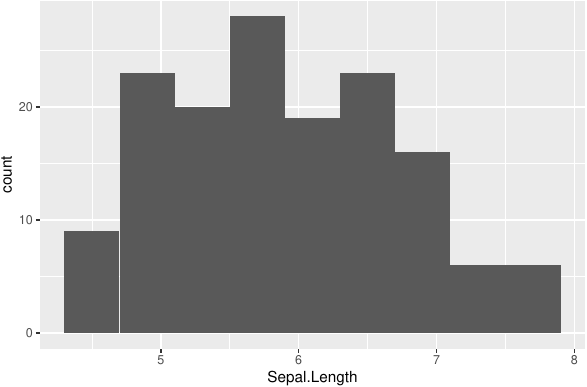

Generate this figure with R:
pdf(file = "04-r-ggplot-hist.pdf", width = 6, height = 4)

library(tidyverse)

x <- iris$Sepal.Length
tmp <- seq(min(x), max(x),
           length.out = 10)
iris %>%
  ggplot(aes(x = Sepal.Length)) +
  geom_histogram(breaks = tmp,
                 closed = "left")
